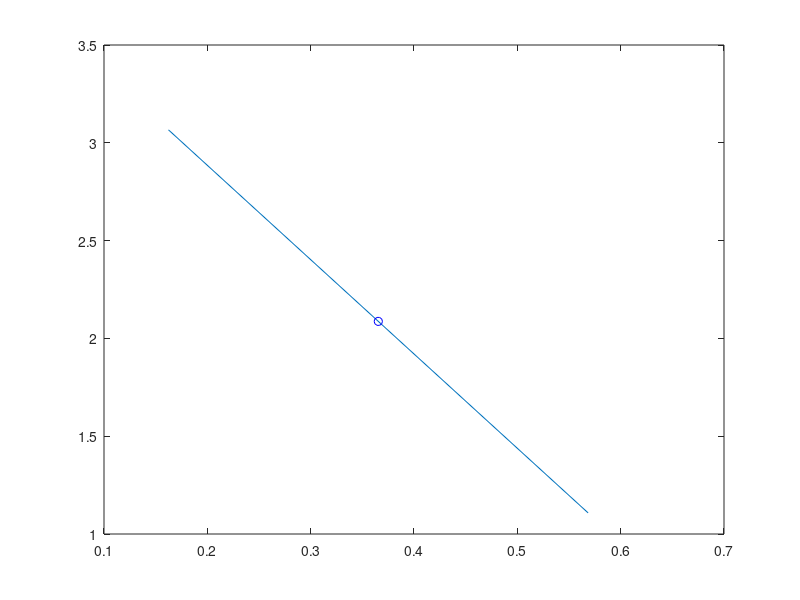

Reproduce this figure in MATLAB. (Note: this script raises an error after producing the figure.)

% line in 2d:
n2 = randn(2,1);
n2 = n2./norm(n2);
p2 = randn(2,1);

d = -dot(n2,p2);
l = [n2;d];

A = eye(2) - n2*n2';
C = p2;

M = eye(2) - A;

neg = p2-n2;
pos = p2+n2;
figure, plot([neg(1) pos(1)], [neg(2) pos(2)]);
hold on, plot(p2(1), p2(2), 'bo');

x = rand(2,1);
prj = AffSub_Proj(M, C, x);
hold on, plot(x(1), x(2), 'bo');
hold on, plot(prj(1), prj(2), 'bo');


% plane 
a = rand(4,1);
a = a./norm(a(1:3));
[A] = plane_to_matrix(a);

% point on plane
x = [-a(4)./a(1) 0 0 1]';
y = [0 -a(4)./a(2) 0 1]';
Lxy = PL_create([x y]);

[xl, yl] = PL_endpoints(Lxy, -1, 1);
xl = [xl ; 1];
yl = [yl ; 1];
Lmat = xl*yl' - yl*xl';
Lxy = PL_to_vector(Lmat)

p2 = rand(3,1);
p1 = rand(3,1);
l = p2 - p1;
l = l./norm(l);
p1 = [p1; 1];
p2 = [p2; 1];
LmatP = p1*p2' - p2*p1';
Lp = PL_to_vector(LmatP);



%L = PL_create([p1 p2; 1 1],0);
%L = PL_normalize(L, 0);

Ldual = intersect_plane_at_infty(a);

